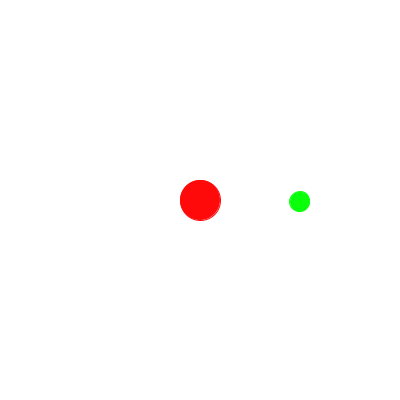
Frame 1 (no input)
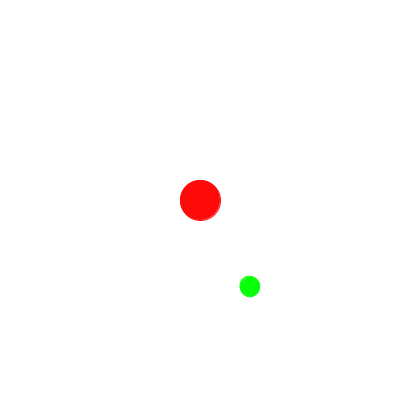
Frame 60 (the mouse pressed at the canvas centre just before this capture)
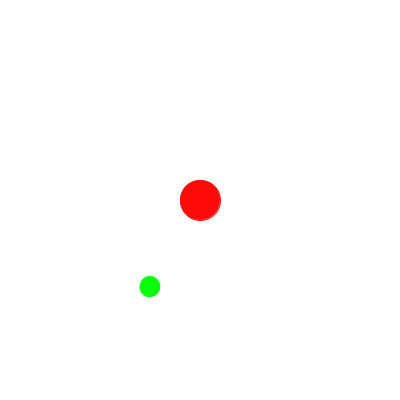
Frame 120 (the mouse held since frame 60 and released just before this capture)

The Processing sketch that drew these frames (run headless with seeded random() and noise(); from frame 60 on, the mouse is pressed at the canvas centre):

// Processing sketch: sketch_140613_4
// ── sketch_140613_4.pde
float theta;

void setup(){
  size(400,400);
  smooth();
  theta = 0;
}

void draw(){
  background(255);
  translate( width/2 , height/2 );
  stroke(255,10,10);
  fill(255,10,10);
  ellipse(0,0,40,40);
  theta = theta + 1;
  rotate(radians( theta ));
  translate( 100 ,0);
  stroke(10,255,10);
  fill(10,255,10);
  ellipse(0,0,20,20);
}
